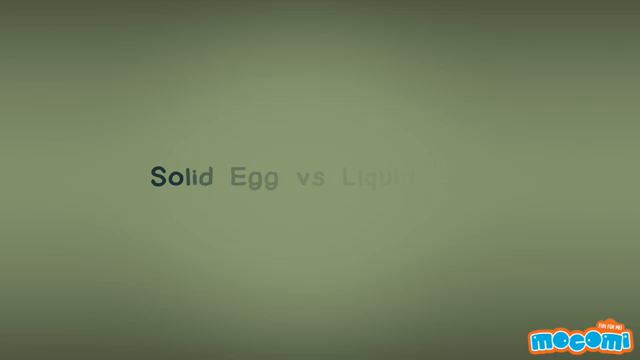
#> input picture frame 144 of Raw and Boiled Egg Spinning - Cool Science Experiment _ Educational Videos by Mocomi.mp4, 640 x 360 px
$ python track_video.py
#> lines starting #> are read from the running program, lines starting #| are printed output that depends on the picture
"""Task 4: Video Tracking of Individual Eggs using Classical Image Processing.

Pipeline:
  1. Classical Segmentation: Multi-threshold proposal generation (Gray, Lab-b) with
     morphological opening, solidity gating, and fitted-ellipse verification (adapted from V2).
  2. Dark shadow rejection: filters out table shadow artifacts based on shell luminance.
  3. Real-Time Multi-Object Tracker: Hungarian distance association with track continuity,
     occlusion coasting, and trajectory history.
  4. Video Rendering: Overlays colored semi-transparent instance masks, bounding boxes,
     unique track ID badges, motion trajectory tails, and an information HUD banner.

Usage:
  python src/track_video.py
"""
import argparse
from collections import deque
import os
import time

import cv2
import numpy as np
from scipy.optimize import linear_sum_assignment


class EggTracker:
    """Maintains consistent identity and motion state for multiple eggs across frames."""

    def __init__(self, max_disappeared=35, max_distance=160):
        self.next_id = 1
        self.tracks = {}  # id -> dict(centroid, bbox, mask, history, disappeared, color)
        self.max_disappeared = max_disappeared
        self.max_distance = max_distance
        self.palette = [
            (0, 255, 128),  # Vibrant Emerald / Neon Green (Egg #1)
            (0, 165, 255),  # Vibrant Coral / Orange (Egg #2)
            (255, 215, 0),  # Gold / Amber
            (255, 105, 180), # Hot Pink
        ]

    def update(self, detections):
        """Update tracker with candidate detections: list of (score, bbox, mask)."""
        det_centroids = []
        for _, (x, y, w, h), _ in detections:
            det_centroids.append((x + w // 2, y + h // 2))

        # 1. No active tracks yet
        if len(self.tracks) == 0:
            for i, (score, bbox, mask) in enumerate(detections):
                self._add_track(det_centroids[i], bbox, mask)
            return self.tracks

        # 2. No detections in current frame
        if len(detections) == 0:
            for tid in list(self.tracks.keys()):
                self.tracks[tid]["disappeared"] += 1
                self.tracks[tid]["mask"] = None
                if self.tracks[tid]["disappeared"] > self.max_disappeared:
                    del self.tracks[tid]
            return self.tracks

        # 3. Associate existing tracks with detections via Hungarian algorithm
        track_ids = list(self.tracks.keys())
        track_centroids = [self.tracks[tid]["centroid"] for tid in track_ids]

        cost_matrix = np.linalg.norm(
            np.array(track_centroids)[:, None] - np.array(det_centroids)[None, :], axis=2
        )
        row_ind, col_ind = linear_sum_assignment(cost_matrix)

        used_rows = set()
        used_cols = set()

        for r, c in zip(row_ind, col_ind):
            if cost_matrix[r, c] > self.max_distance:
                continue
            tid = track_ids[r]
            score, bbox, mask = detections[c]
            cx, cy = det_centroids[c]
            self.tracks[tid]["centroid"] = (cx, cy)
            self.tracks[tid]["bbox"] = bbox
            self.tracks[tid]["mask"] = mask
            self.tracks[tid]["disappeared"] = 0
            self.tracks[tid]["history"].append((cx, cy))
            used_rows.add(r)
            used_cols.add(c)

        # Increment disappeared count for unmatched tracks
        for r, tid in enumerate(track_ids):
            if r not in used_rows:
                self.tracks[tid]["disappeared"] += 1
                self.tracks[tid]["mask"] = None
                if self.tracks[tid]["disappeared"] > self.max_disappeared:
                    del self.tracks[tid]

        # Register new track only if fewer than 2 active tracks exist
        for c in range(len(detections)):
            if c not in used_cols and len(self.tracks) < 2:
                self._add_track(det_centroids[c], detections[c][1], detections[c][2])

        return self.tracks

    def _add_track(self, centroid, bbox, mask):
        tid = self.next_id
        self.next_id += 1
        color = self.palette[(tid - 1) % len(self.palette)]
        history = deque(maxlen=45)
        history.append(centroid)
        self.tracks[tid] = {
            "centroid": centroid,
            "bbox": bbox,
            "mask": mask,
            "history": history,
            "disappeared": 0,
            "color": color,
        }


def detect_eggs_in_frame(img_bgr, min_lum=160):
    """Segment bright egg candidates in video frames using classical morphological techniques."""
    H, W = img_bgr.shape[:2]
    gray = cv2.cvtColor(img_bgr, cv2.COLOR_BGR2GRAY)
    lab = cv2.cvtColor(img_bgr, cv2.COLOR_BGR2LAB)

    chans = [gray, lab[..., 2]]
    opening_kernel = np.ones((7, 7), np.uint8)
    pad = 10
    candidates = []

    for ch in chans:
        for threshold_val in np.percentile(ch, np.linspace(30, 90, 7)):
            bw = ch >= threshold_val
            bw = cv2.morphologyEx(bw.astype(np.uint8), cv2.MORPH_OPEN, opening_kernel)
            num_labels, labels, stats, _ = cv2.connectedComponentsWithStats(bw)

            for i in range(1, num_labels):
                x, y, w, h, area = stats[i]
                if not (0.008 * H * W <= area <= 0.25 * H * W):
                    continue
                if max(w, h) / max(min(w, h), 1) > 2.2:
                    continue

                crop = np.pad((labels[y : y + h, x : x + w] == i).astype(np.uint8), pad)
                contours, _ = cv2.findContours(crop, cv2.RETR_EXTERNAL, cv2.CHAIN_APPROX_NONE)
                if not contours:
                    continue
                c = max(contours, key=cv2.contourArea)
                if len(c) < 5:
                    continue

                filled = np.zeros_like(crop)
                cv2.drawContours(filled, [c], -1, 1, -1)
                comp_area = int(filled.sum())
                hull_area = cv2.contourArea(cv2.convexHull(c))
                if hull_area == 0 or comp_area / hull_area < 0.88:
                    continue

                # Ellipse fit IoU
                ellipse_mask = np.zeros_like(crop)
                cv2.ellipse(ellipse_mask, cv2.fitEllipse(c), 1, -1)
                union_sum = (filled.astype(bool) | ellipse_mask.astype(bool)).sum()
                ell_iou = (filled.astype(bool) & ellipse_mask.astype(bool)).sum() / union_sum if union_sum else 0
                if ell_iou < 0.85:
                    continue

                full_mask = np.zeros((H, W), bool)
                ys, xs = np.nonzero(filled)
                ys, xs = ys + (y - pad), xs + (x - pad)
                valid = (ys >= 0) & (ys < H) & (xs >= 0) & (xs < W)
                full_mask[ys[valid], xs[valid]] = True

                # Exclude dark table shadow artifacts
                if gray[full_mask].mean() < min_lum:
                    continue

                score = ell_iou + 0.5 * comp_area / (H * W)
                candidates.append((score, (x, y, w, h), full_mask))

    # Non-maximum suppression
    candidates.sort(key=lambda c: -c[0])
    keep = []
    for score, bbox, mask in candidates:
        if all((mask & k[2]).sum() / max(min(mask.sum(), k[2].sum()), 1) < 0.30 for k in keep):
            keep.append((score, bbox, mask))
        if len(keep) == 2:
            break

    return keep


def render_hud(frame, tracks, frame_idx, total_frames, fps, processing_fps):
    """Render professional overlay HUD banner."""
    H, W = frame.shape[:2]
    # Top banner bar
    overlay = frame.copy()
    cv2.rectangle(overlay, (0, 0), (W, 28), (15, 15, 15), -1)
    frame = cv2.addWeighted(overlay, 0.85, frame, 0.15, 0)

    active_cnt = len([t for t in tracks.values() if t["disappeared"] == 0])
    text = (f"Classical Egg Tracker | Active Eggs: {active_cnt}/2 | "
            f"Frame: {frame_idx:4d}/{total_frames} ({frame_idx/fps:4.1f}s) | Speed: {processing_fps:.1f} FPS")
    cv2.putText(frame, text, (12, 19), cv2.FONT_HERSHEY_SIMPLEX, 0.45, (220, 220, 220), 1, cv2.LINE_AA)
    return frame


def process_video(video_path, output_path):
#> called with output_path = 'outputs/task4/tracked_egg_experiment.mp4'
    cap = cv2.VideoCapture(video_path)
    if not cap.isOpened():
        raise FileNotFoundError(f"Cannot open video file: {video_path}")

    fps = cap.get(cv2.CAP_PROP_FPS) or 24.0
    w = int(cap.get(cv2.CAP_PROP_FRAME_WIDTH))
    h = int(cap.get(cv2.CAP_PROP_FRAME_HEIGHT))
    total_frames = int(cap.get(cv2.CAP_PROP_FRAME_COUNT))

    os.makedirs(os.path.dirname(output_path), exist_ok=True)
    fourcc = cv2.VideoWriter_fourcc(*"mp4v")
    writer = cv2.VideoWriter(output_path, fourcc, fps, (w, h))

    tracker = EggTracker(max_disappeared=35, max_distance=160)
    print(f"Tracking eggs in: {video_path}")
    print(f"Resolution: {w}x{h} | FPS: {fps} | Total frames: {total_frames}")

    t_start = time.time()
    preview_frames = {}

    for f_idx in range(total_frames):
        ret, frame = cap.read()
        if not ret:
            break

        f_t0 = time.time()

        # Detection & Tracking
        detections = detect_eggs_in_frame(frame)
        tracks = tracker.update(detections)

        annotated = frame.copy()

        # 1. Semi-transparent segmentation mask
        for tid, tdata in tracks.items():
            mask = tdata["mask"]
            col = tdata["color"]
            if mask is not None:
                annotated[mask] = (0.50 * annotated[mask] + 0.50 * np.array(col)).astype(np.uint8)
                contours, _ = cv2.findContours(mask.astype(np.uint8), cv2.RETR_EXTERNAL, cv2.CHAIN_APPROX_SIMPLE)
                cv2.drawContours(annotated, contours, -1, col, 2)

        # 2. Motion Trajectory Trail
        for tid, tdata in tracks.items():
            history = list(tdata["history"])
            col = tdata["color"]
            for j in range(1, len(history)):
                thickness = int(np.clip(j / len(history) * 3, 1, 3))
                cv2.line(annotated, history[j - 1], history[j], col, thickness, cv2.LINE_AA)

        # 3. Bounding Boxes and Labels
        for tid, tdata in tracks.items():
            x, y, bw, bh = tdata["bbox"]
            col = tdata["color"]
            cx, cy = tdata["centroid"]

            if tdata["disappeared"] == 0:
                cv2.rectangle(annotated, (x, y), (x + bw, y + bh), col, 2)
                cv2.circle(annotated, (cx, cy), 4, col, -1)
                label = f"Egg #{tid}"
                (lw, lh), _ = cv2.getTextSize(label, cv2.FONT_HERSHEY_SIMPLEX, 0.5, 2)
                cv2.rectangle(annotated, (x, max(0, y - lh - 8)), (x + lw + 6, y), col, -1)
                cv2.putText(annotated, label, (x + 3, max(lh + 2, y - 4)),
                            cv2.FONT_HERSHEY_SIMPLEX, 0.5, (0, 0, 0), 2, cv2.LINE_AA)
            else:
                # Occluded or spinning coasting track
                cv2.rectangle(annotated, (x, y), (x + bw, y + bh), col, 1, cv2.LINE_AA)
                cv2.putText(annotated, f"Egg #{tid} [coasting]", (x, max(15, y - 4)),
                            cv2.FONT_HERSHEY_SIMPLEX, 0.40, col, 1, cv2.LINE_AA)

        # Processing speed computation
        f_time = max(time.time() - f_t0, 1e-4)
        processing_fps = 1.0 / f_time

        # 4. HUD
        annotated = render_hud(annotated, tracks, f_idx, total_frames, fps, processing_fps)
        writer.write(annotated)

        # Save snapshots at key intervals for the report
        if f_idx in [260, 480, 720, 940]:
            preview_frames[f_idx] = annotated.copy()

        if f_idx % 120 == 0 or f_idx == total_frames - 1:
            elapsed = time.time() - t_start
            print(f"[{f_idx:4d}/{total_frames}] {f_idx/fps:4.1f}s | "
                  f"Active tracks: {len([t for t in tracks.values() if t['disappeared']==0])} | "
                  f"Elapsed: {elapsed:.1f}s ({(f_idx+1)/elapsed:.1f} FPS)", flush=True)
#> this loop made 31 passes
#| [   0/1440]  0.0s | Active tracks: 0 | Elapsed: 0.3s (3.5 FPS)
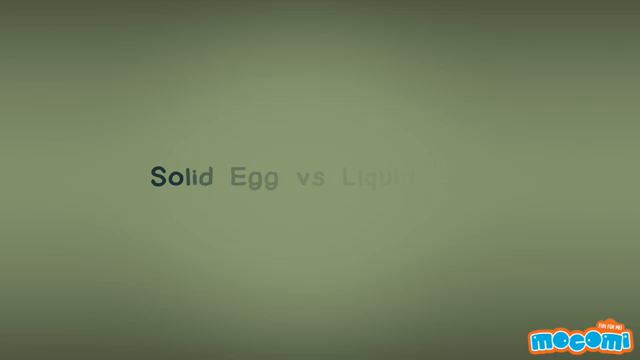
#> input picture frame 144 of Raw and Boiled Egg Spinning - Cool Science Experiment _ Educational Videos by Mocomi.mp4, 640 x 360 px
#> pass 1, in detect_eggs_in_frame, `gray = cv2.cvtColor(img_bgr, cv2.COLOR_BGR2GRAY)`:
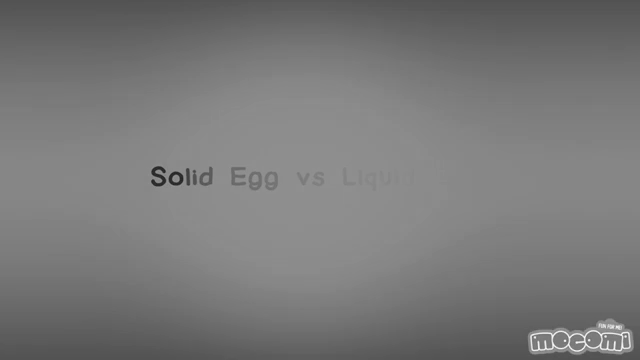
#> gray: shape (360, 640); min 36, max 255, mean 120.5
#> pass 1, in render_hud, `frame = cv2.addWeighted(overlay, 0.85, frame, 0.15, 0)`:
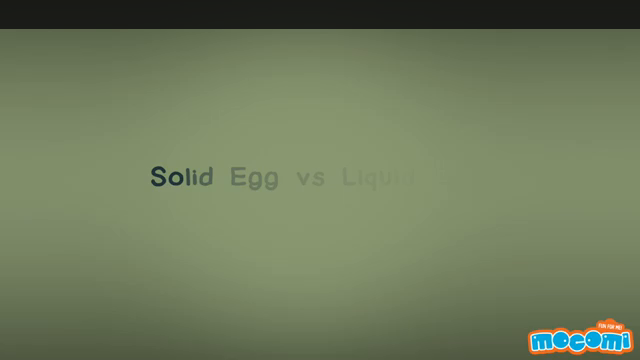
#> frame: shape (360, 640, 3); mean B, G, R 91.5, 122.4, 110.4
#> after the loop:
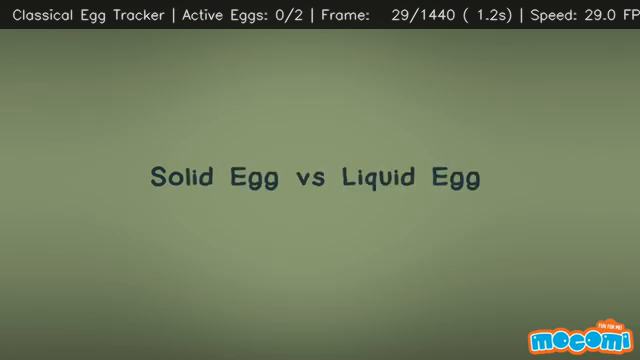
#> annotated: shape (360, 640, 3); mean B, G, R 92.5, 123.1, 111
#> after the loop, preview_frames = 0 items

    cap.release()
    writer.release()
    total_time = time.time() - t_start
    print(f"\nSuccessfully finished tracking video in {total_time:.1f}s ({total_frames / total_time:.1f} FPS)!")
    print(f"Output saved to: {output_path} ({os.path.getsize(output_path) / 1024**2:.2f} MB)")

    # Save 4-panel report summary figure
    if len(preview_frames) >= 4:
        os.makedirs("report/figs", exist_ok=True)
        keys = sorted(preview_frames.keys())[:4]
        top = np.hstack([preview_frames[keys[0]], preview_frames[keys[1]]])
        bottom = np.hstack([preview_frames[keys[2]], preview_frames[keys[3]]])
        grid = np.vstack([top, bottom])
        preview_img_path = "report/figs/task4_tracking_preview.png"
        cv2.imwrite(preview_img_path, grid)
        print(f"Saved 4-panel tracking preview to {preview_img_path}")


def main():
    parser = argparse.ArgumentParser(description="Task 4: Video Egg Tracking")
    parser.add_argument("--video", default="Raw and Boiled Egg Spinning - Cool Science Experiment _ Educational Videos by Mocomi.mp4",
                        help="Input video file path")
    parser.add_argument("--out", default="outputs/task4/tracked_egg_experiment.mp4",
                        help="Output tracked video path")
    args = parser.parse_args()
    process_video(args.video, args.out)


if __name__ == "__main__":
    main()

$ run again, starting later in the video
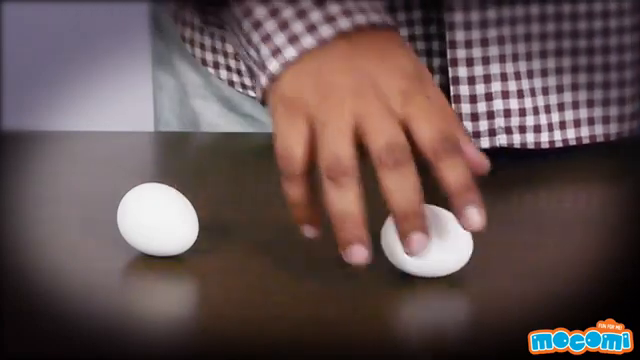
#> input picture frame 648 of Raw and Boiled Egg Spinning - Cool Science Experiment _ Educational Videos by Mocomi.mp4, 640 x 360 px
#> the loop in process_video, `for f_idx in range(total_frames):` made 31 passes
#| [   0/1440]  0.0s | Active tracks: 1 | Elapsed: 0.3s (3.4 FPS)
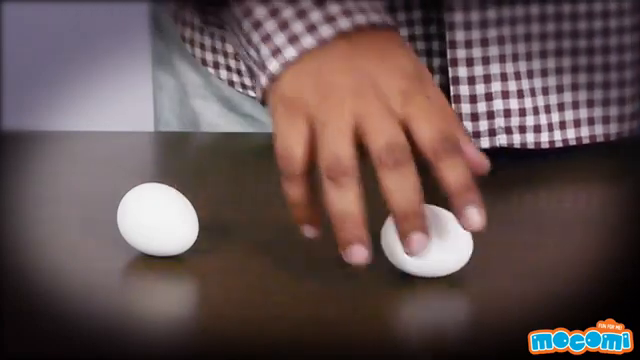
#> input picture frame 648 of Raw and Boiled Egg Spinning - Cool Science Experiment _ Educational Videos by Mocomi.mp4, 640 x 360 px
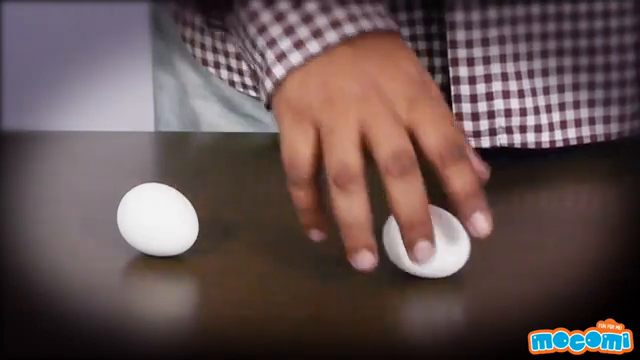
#> input picture frame 649 of Raw and Boiled Egg Spinning - Cool Science Experiment _ Educational Videos by Mocomi.mp4, 640 x 360 px
#> after the loop in process_video, `for f_idx in range(total_frames):`:
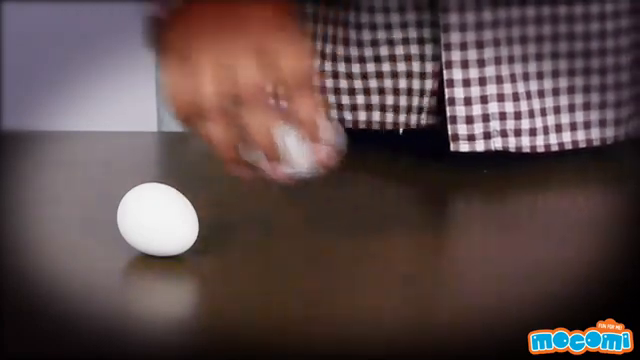
#> frame: shape (360, 640, 3); mean B, G, R 72.2, 72.7, 90.5
#> after the loop in process_video, `for f_idx in range(total_frames):`: preview_frames = 0 items

$ run again, starting later in the video
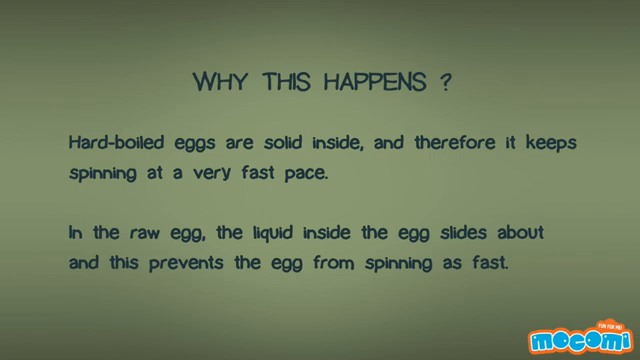
#> input picture frame 1152 of Raw and Boiled Egg Spinning - Cool Science Experiment _ Educational Videos by Mocomi.mp4, 640 x 360 px
#> the loop in process_video, `for f_idx in range(total_frames):` made 31 passes
#| [   0/1440]  0.0s | Active tracks: 0 | Elapsed: 0.3s (3.5 FPS)
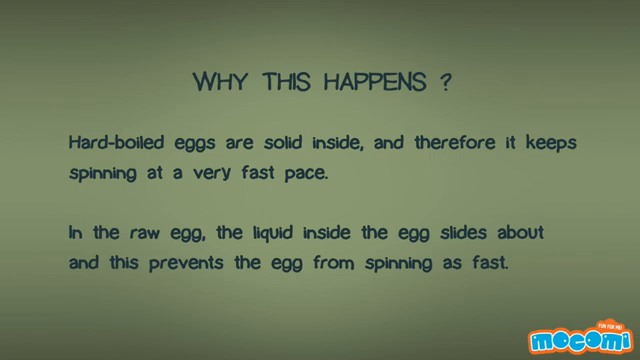
#> input picture frame 1152 of Raw and Boiled Egg Spinning - Cool Science Experiment _ Educational Videos by Mocomi.mp4, 640 x 360 px
#> pass 1, in detect_eggs_in_frame, `gray = cv2.cvtColor(img_bgr, cv2.COLOR_BGR2GRAY)`:
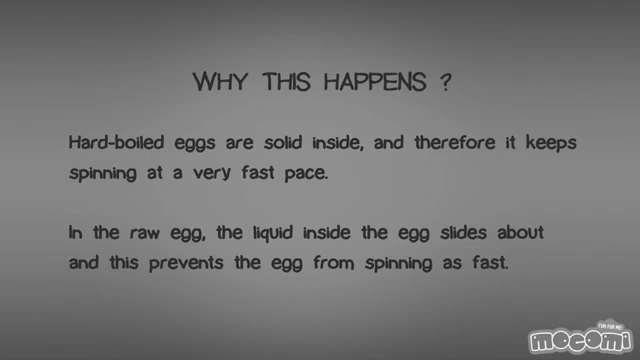
#> gray: shape (360, 640); min 27, max 255, mean 116.6
#> pass 1, in render_hud, `frame = cv2.addWeighted(overlay, 0.85, frame, 0.15, 0)`:
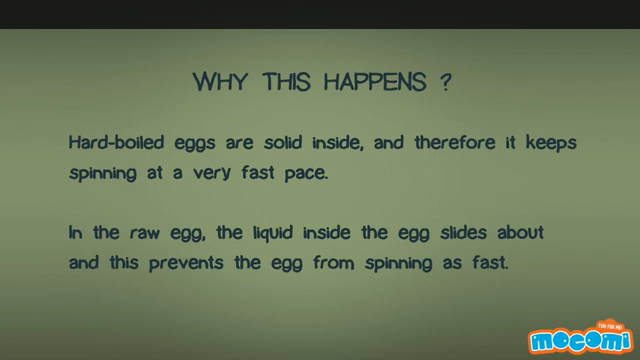
#> frame: shape (360, 640, 3); mean B, G, R 89.3, 118.4, 105.9
#> after the loop in process_video, `for f_idx in range(total_frames):`: preview_frames = 0 items
